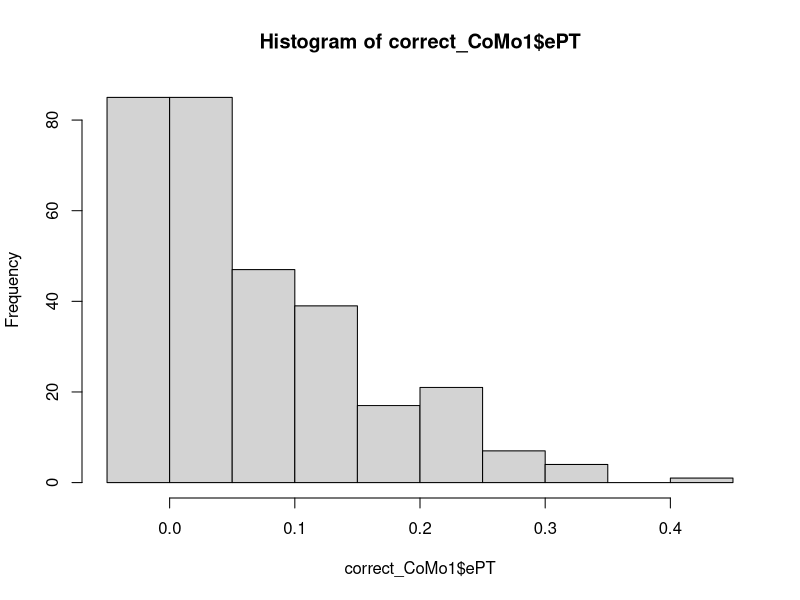
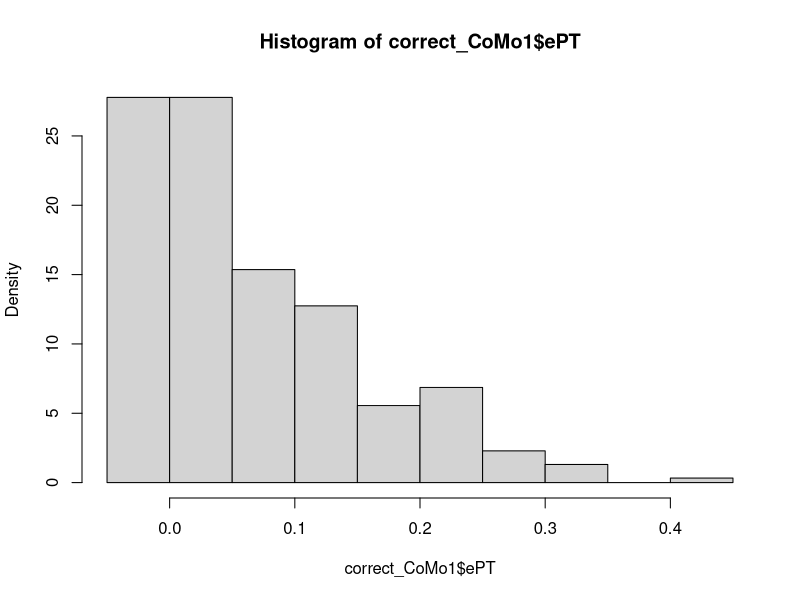
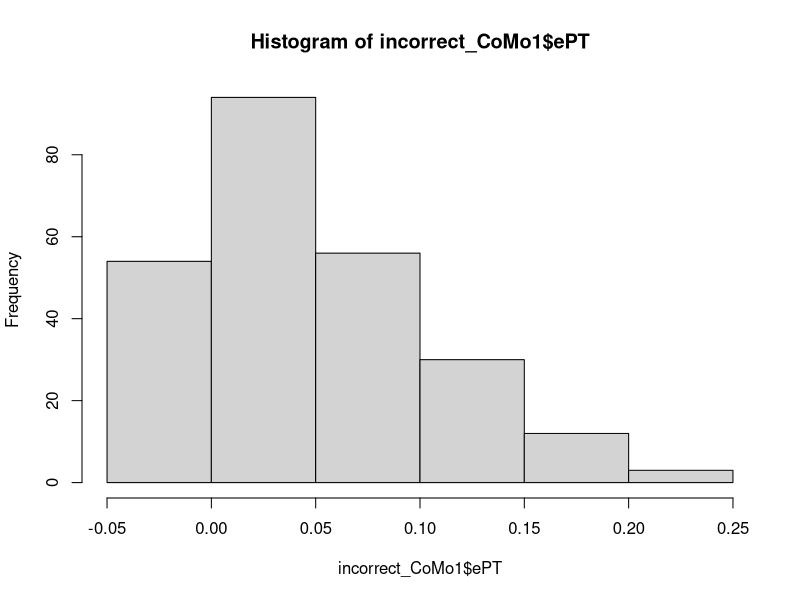
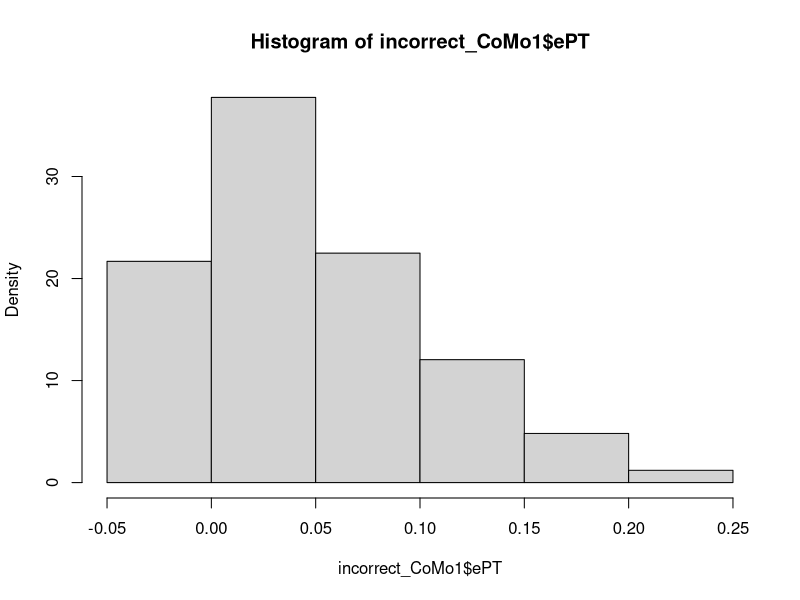
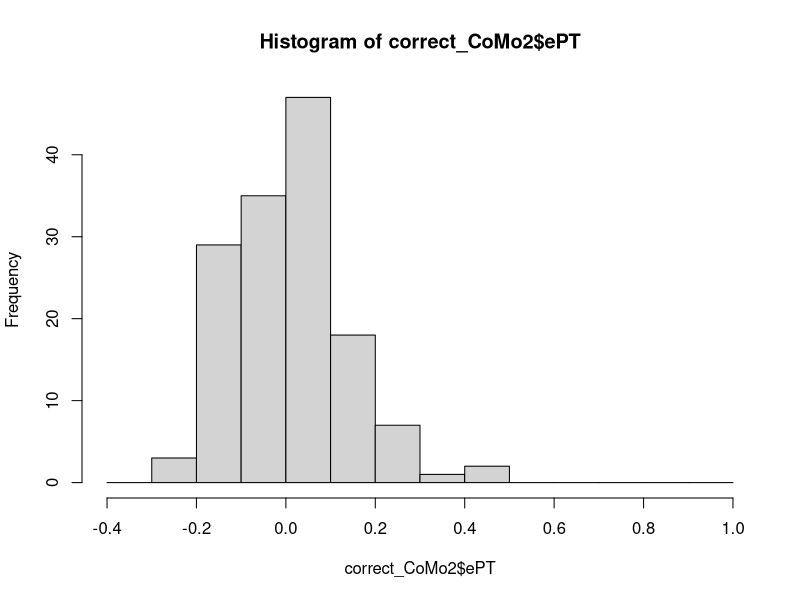
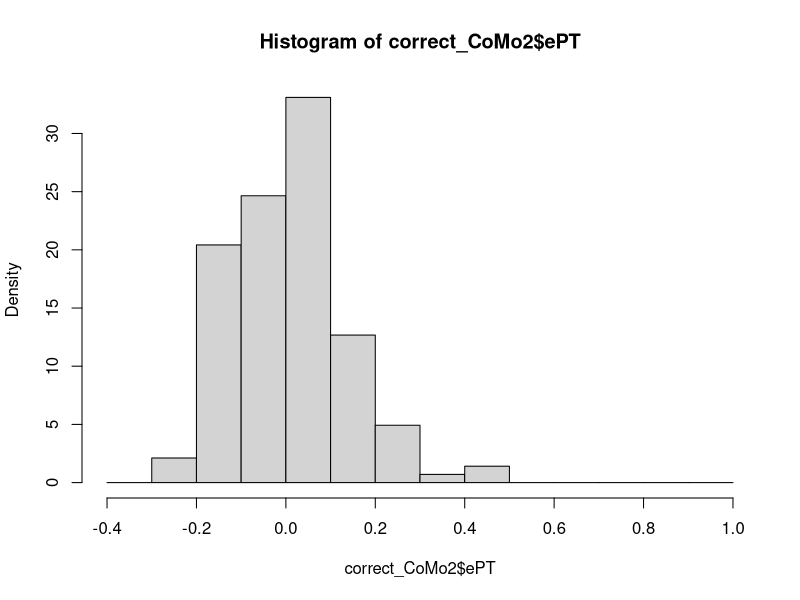
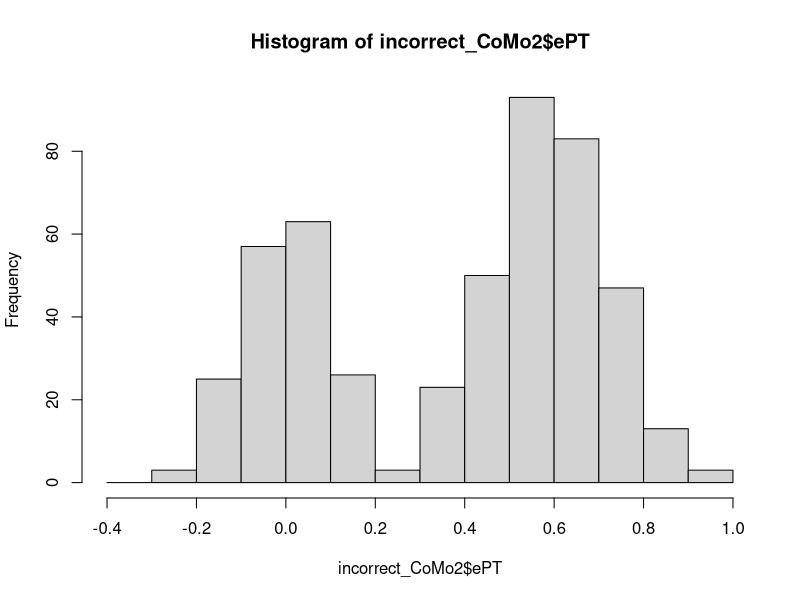
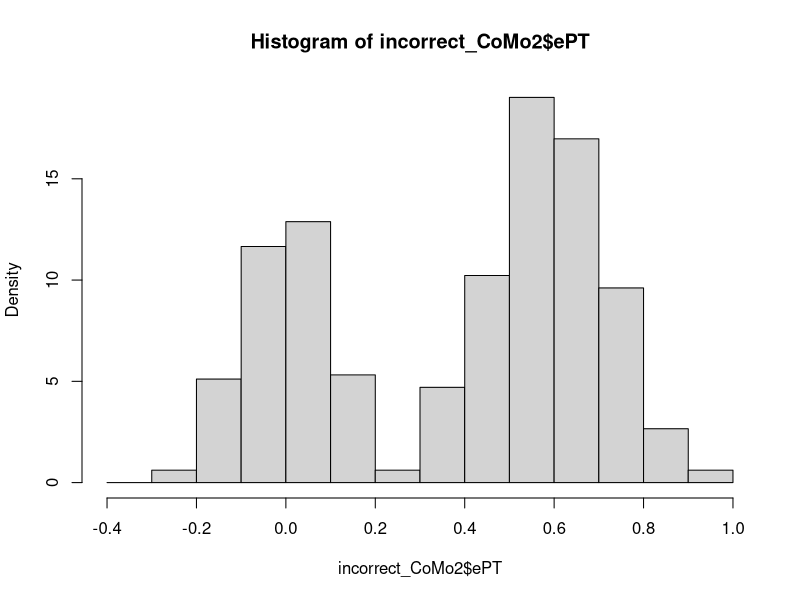

The R script that drew these images, in order:
## ---- chunk 1
# working directory
knitr::opts_knit$set(root.dir = '~/Projects/CompelledMovements/data')
## ---- chunk 2
# step one - prepare functions

# get nd time as minimum reaction time
get_nd_time <- function(data){
  # remove negative values
  rea_times <- data#[-which(data<0)]
  
  return(as.numeric(quantile(rea_times, 0.25)))
}

# define correct and incorrect answers 
label_resp <- function(direction, response){
  label_vec <- vector()
  cnt <- 1
  for (resp in response){
    label <- NA
    if (resp == 'v'){
      if  (direction[cnt] == '-'){
      label <- 1
      }
      else{
        label <- 0
        }
      }
    if (resp == 'n'){
      if (direction[cnt] == '+'){
        label <- 1
      }
      else{
      label <- 0
      }
    } 
    label_vec[cnt] <- label 
    cnt <- cnt+1
  } 
  return(label_vec)
}

# prepare a dataset with % correct for bins of gap times
binned_data <- function(data_time, data_resp, start, stop, step){
  steps_dis = seq(start,stop,step)
  start_dis = start - step
  outmat = matrix(nrow=length(steps_dis), ncol = 2)

  for (step in steps_dis){
    idx_time <- which(data_time>=start_dis & data_time<=step)
    samples <- length(idx_time)
    percentage <- sum(data_resp[idx_time],na.rm=TRUE)/samples
    outmat[which(steps_dis == step),1] <- step
    outmat[which(steps_dis == step),2] <- percentage
    start_dis = step
    }
  return(outmat)
}
## ---- chunk 3

CoMo1_data   <- read.table("CoMo1ck1.txt",header = TRUE)
CoMo1_design <- read.table("CoMo1desck1.txt",header = TRUE)

id_rm        <- which(CoMo1_data$response != 'n' & CoMo1_data$response != 'v')

CoMo1_data   <- CoMo1_data[-id_rm,]
CoMo1_design <- CoMo1_design[-id_rm,]

CoMo1_data$correct <- label_resp(CoMo1_design$direction,CoMo1_data$response)
NP           <- get_nd_time(CoMo1_data$t_response)

# t_response is relative to the onset of the ball motion  
CoMo1_data$ePT     <- CoMo1_data$t_response - NP

# check distribution of ePT
summary(CoMo1_data$t_response)

#ana 1 - correct answers as a function of gap time (not possible here, using goal distance)
CoMo1_dis <- binned_data(CoMo1_design$distance,CoMo1_data$correct,1,8,1)


#ana 2 - reaction times as a function of distance
#build a model, linear regression
#Null model - explained by mean
aov_CoMo1_rea_times <- aov(CoMo1_data$t_response ~ CoMo1_design$distance) 
summary(aov_CoMo1_rea_times)

#ana 3 - Frequencies of ePTs in correct/incorrect answers
correct_CoMo1   <- CoMo1_data[which(CoMo1_data$correct==1),]
incorrect_CoMo1 <- CoMo1_data[which(CoMo1_data$correct==0),]

corr_his   <- hist(correct_CoMo1$ePT)
corr_his$density = corr_his$counts/sum(corr_his$counts)*100
plot(corr_his,freq=FALSE)

incorr_his <- hist(incorrect_CoMo1$ePT)
incorr_his$density = incorr_his$counts/sum(incorr_his$counts)*100
plot(incorr_his,freq=FALSE)

#ana 4 - % correct answers as a function of ePT
CoMo1_bin <- binned_data(CoMo1_data$ePT,CoMo1_data$correct,-0.1,0.4,0.05)

#ana 5 - left out so far


## ---- chunk 4

CoMo2_data   <- read.table("CoMo2ck0.txt",header = TRUE)
CoMo2_design <- read.table("CoMo2desck0.txt",header = TRUE)

id_rm        <- which(CoMo2_data$response != 'n' & CoMo2_data$response != 'v')

CoMo2_data   <- CoMo2_data[-id_rm,]
CoMo2_design <- CoMo2_design[-id_rm,]

CoMo2_data$correct <- label_resp(CoMo2_data$rev_sign,CoMo2_data$response)
NP          <- get_nd_time(CoMo2_data$t_response)

CoMo2_data$t_change<- CoMo2_data$t_change*CoMo2_design$change 

# t_response is relative to the onset of the ball motion  
CoMo2_data$ePT     <- (CoMo2_data$t_response+CoMo2_data$t_ball) - CoMo2_data$t_change - NP

# check distribution of ePT
summary(CoMo2_data$t_change)

#ana 1 - correct answers as a function of gap time (not possible here, using goal distance)
CoMo2_dis <- binned_data(CoMo2_data$t_change,CoMo2_data$correct,0,1.5,0.1)


#ana 2 - reaction times as a function of distance
#build a model, linear regression
#Null model - explained by mean
aov_CoMo2_rea_times <- aov(CoMo2_data$t_response ~ CoMo2_design$change_loc) 
summary(aov_CoMo2_rea_times)

#ana 3 - Frequencies of ePTs in correct/incorrect answers
correct_CoMo2   <- CoMo2_data[which(CoMo2_data$correct==1),]
incorrect_CoMo2 <- CoMo2_data[which(CoMo2_data$correct==0),]
incorrect_CoMo2 <- incorrect_CoMo2[which(incorrect_CoMo2$ePT<1),]

corr_his2   <- hist(correct_CoMo2$ePT,breaks = seq(-0.4,1,0.1))
corr_his2$density = corr_his2$counts/sum(corr_his2$counts)*100
plot(corr_his2,freq=FALSE)

incorr_his2 <- hist(incorrect_CoMo2$ePT, breaks = seq(-0.4,1,0.1))
incorr_his2$density = incorr_his2$counts/sum(incorr_his2$counts)*100
plot(incorr_his2,freq=FALSE)

#ana 4 - % correct answers as a function of ePT
CoMo2_bin <- binned_data(CoMo2_data$ePT,CoMo2_data$correct,-0.3,0.6,0.1)

#ana 5 - left out so far


## ---- chunk 5

CoMo3_data   <- read.table("CoMo3ck1.txt",header = TRUE)
CoMo3_design <- read.table("CoMo3desck1.txt",header = TRUE)

id_rm        <- which(CoMo3_data$response != 'n' & CoMo3_data$response != 'v')

CoMo3_data$correct <- label_resp(CoMo3_design$direction,CoMo3_data$response)
NP          <- get_nd_time(CoMo3_data$t_response)

# t_response is relative to the onset of the ball motion  
CoMo3_data$ePT     <- CoMo3_data$t_response - (CoMo3_data$t_change-CoMo3_data$t_ball) - NP

# check distribution of ePT
summary(CoMo3_data$t_change)

#ana 1 - correct answers as a function of gap time (not possible here, using goal distance)
CoMo3_dis <- binned_data(CoMo3_data$t_change,CoMo3_data$correct,0.3,1.0,0.1)


#ana 2 - reaction times as a function of distance
#build a model, linear regression
#Null model - explained by mean
aov_CoMo3_rea_times <- aov(CoMo3_data$t_response ~ CoMo3_design$change_loc) 
summary(aov_CoMo3_rea_times)

#ana 3 - Frequencies of ePTs in correct/incorrect answers
correct_CoMo3   <- CoMo3_data[which(CoMo3_data$correct==1),]
incorrect_CoMo3 <- CoMo3_data[which(CoMo3_data$correct==0),]

corr_his3   <- hist(correct_CoMo3$ePT)
corr_his3$density = corr_his3$counts/sum(corr_his3$counts)*100
plot(corr_his3,freq=FALSE)

incorr_his3 <- hist(incorrect_CoMo3$ePT)
incorr_his3$density = incorr_his3$counts/sum(incorr_his3$counts)*100
plot(incorr_his3,freq=FALSE)

#ana 4 - % correct answers as a function of ePT
CoMo3_bin <- binned_data(CoMo3_data$ePT,CoMo3_data$correct,-0.3,0.3,0.1)

#ana 5 - left out so far


